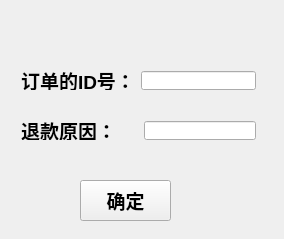
<?xml version="1.0" encoding="UTF-8"?>
<ui version="4.0">
 <class>backClass</class>
 <widget class="QMainWindow" name="backClass">
  <property name="geometry">
   <rect>
    <x>0</x>
    <y>0</y>
    <width>284</width>
    <height>239</height>
   </rect>
  </property>
  <property name="windowTitle">
   <string>back</string>
  </property>
  <widget class="QWidget" name="centralWidget">
   <widget class="QPushButton" name="pushButton">
    <property name="geometry">
     <rect>
      <x>80</x>
      <y>180</y>
      <width>91</width>
      <height>41</height>
     </rect>
    </property>
    <property name="font">
     <font>
      <pointsize>14</pointsize>
      <bold>true</bold>
     </font>
    </property>
    <property name="text">
     <string>确定</string>
    </property>
   </widget>
   <widget class="QWidget" name="layoutWidget">
    <property name="geometry">
     <rect>
      <x>10</x>
      <y>60</y>
      <width>257</width>
      <height>41</height>
     </rect>
    </property>
    <layout class="QHBoxLayout" name="horizontalLayout">
     <item>
      <widget class="QLabel" name="label">
       <property name="font">
        <font>
         <pointsize>14</pointsize>
         <bold>true</bold>
        </font>
       </property>
       <property name="text">
        <string>订单的ID号：</string>
       </property>
      </widget>
     </item>
     <item>
      <widget class="QLineEdit" name="lineEdit"/>
     </item>
    </layout>
   </widget>
   <widget class="QWidget" name="layoutWidget_2">
    <property name="geometry">
     <rect>
      <x>10</x>
      <y>110</y>
      <width>257</width>
      <height>41</height>
     </rect>
    </property>
    <layout class="QHBoxLayout" name="horizontalLayout_2">
     <item>
      <widget class="QLabel" name="label_2">
       <property name="font">
        <font>
         <pointsize>14</pointsize>
         <bold>true</bold>
        </font>
       </property>
       <property name="text">
        <string>退款原因：    </string>
       </property>
      </widget>
     </item>
     <item>
      <widget class="QLineEdit" name="lineEdit_2"/>
     </item>
    </layout>
   </widget>
  </widget>
 </widget>
 <layoutdefault spacing="6" margin="11"/>
 <resources/>
 <connections/>
</ui>
